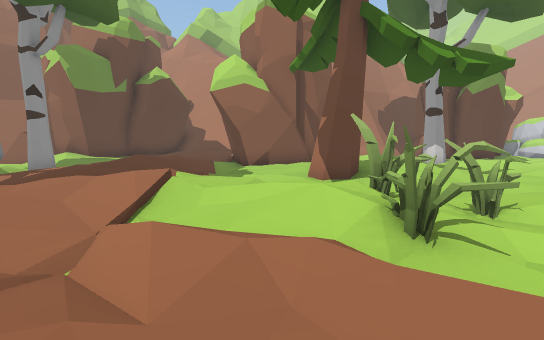
[1] (above)

24 first-person views from a walk through a 3-D level made in the Unity game engine. The camera is 1.5 m above the floor, tilts 6° down and sees 85° across. The floor is counted in squares, 2 m on a side. Each view is taken from the middle of a square. On the plan, view 1 faces up. The plan holds only what a view shows up to about 10 squares ahead; the rest is blank. The place goes on beyond the plan.

[2]
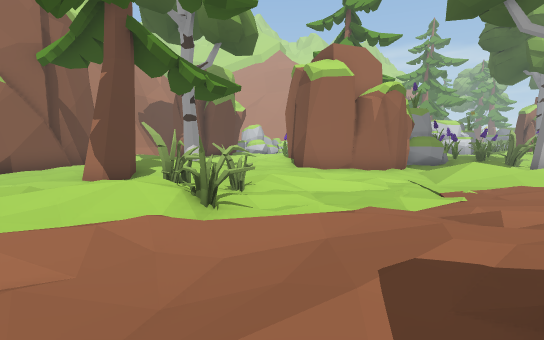

[3]
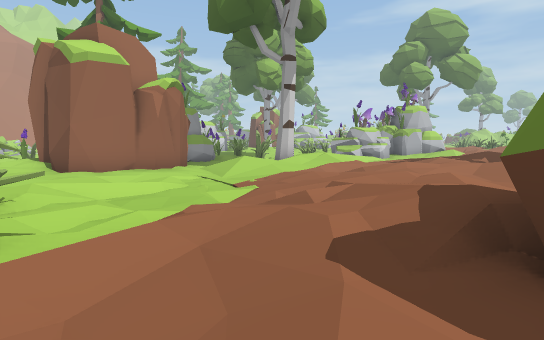

[4]
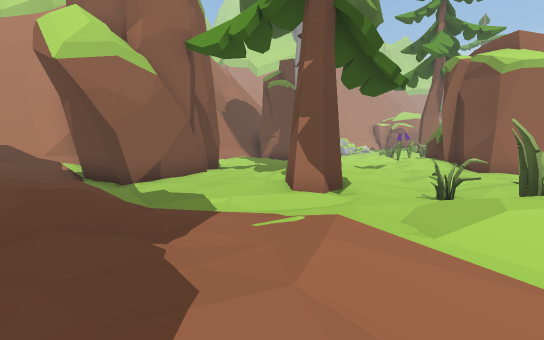

[5]
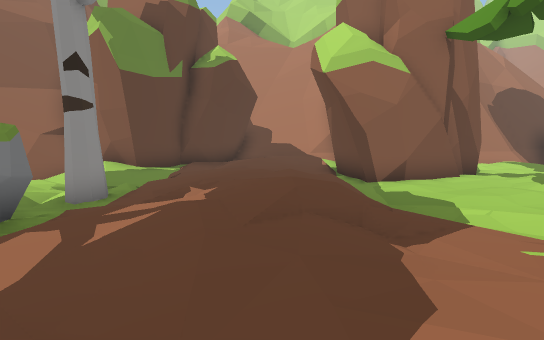

[6]
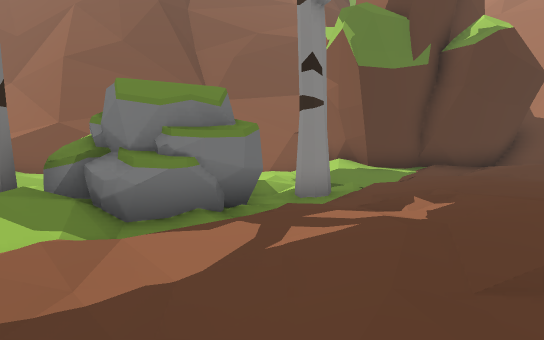

[7]
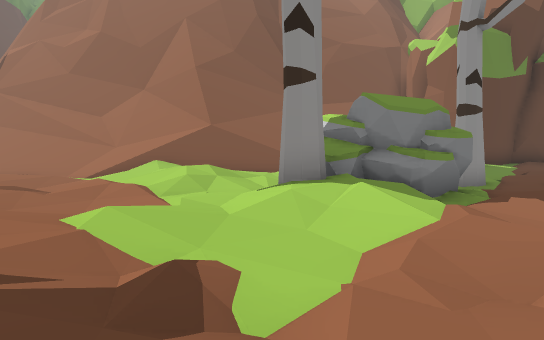

[8]
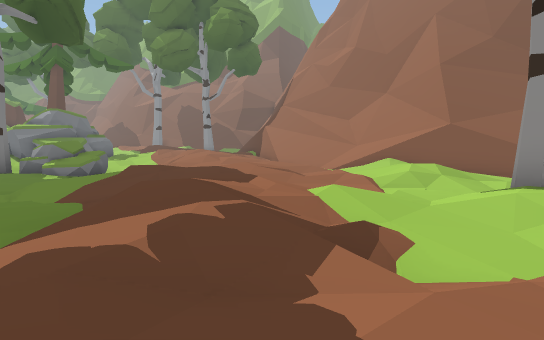

[9]
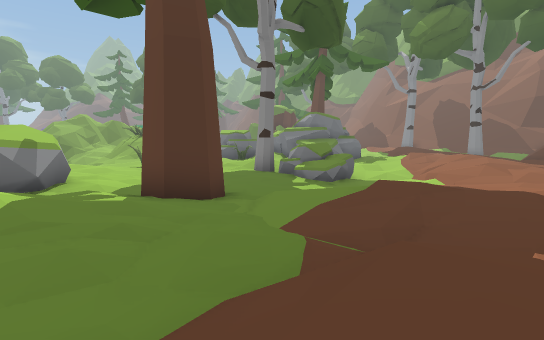

[10]
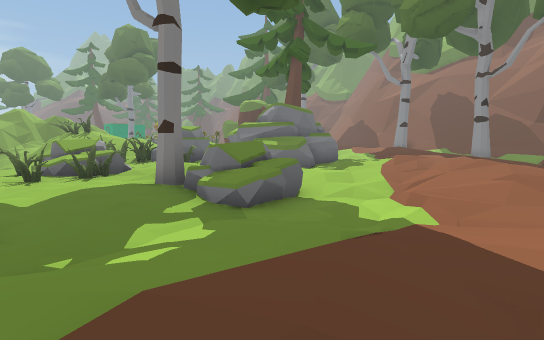

[11]
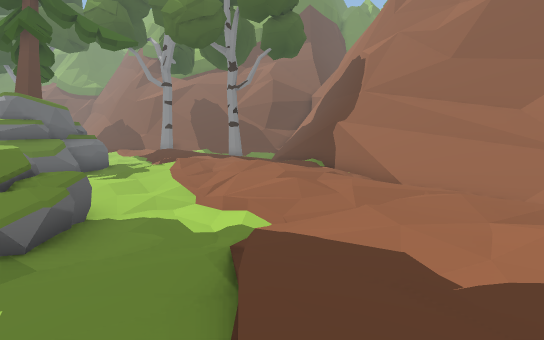

[12]
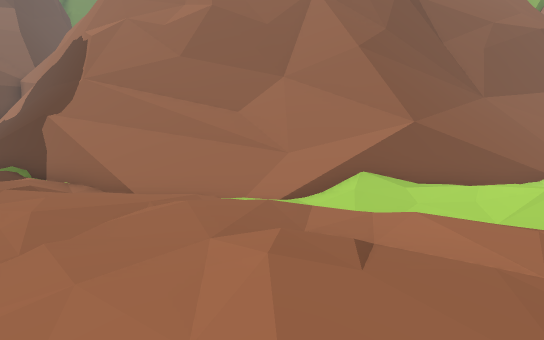

[13]
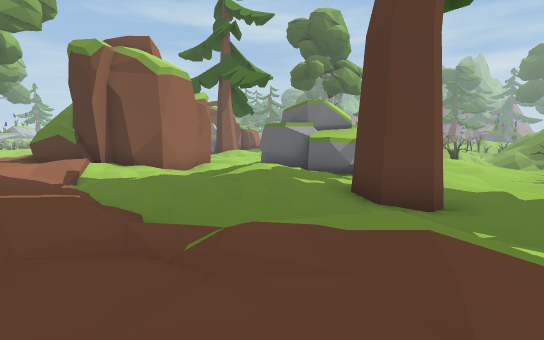

[14]
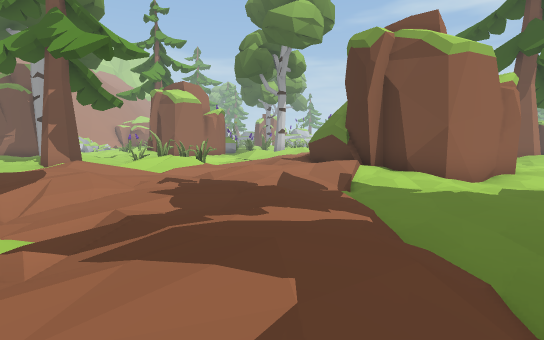

[15]
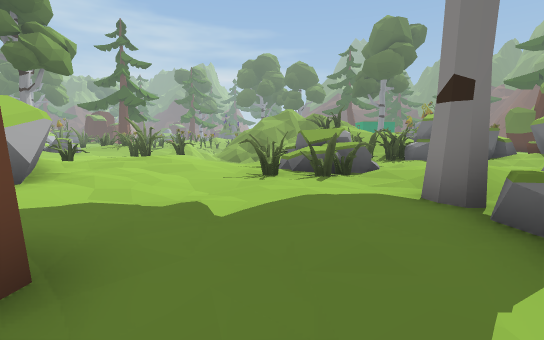

[16]
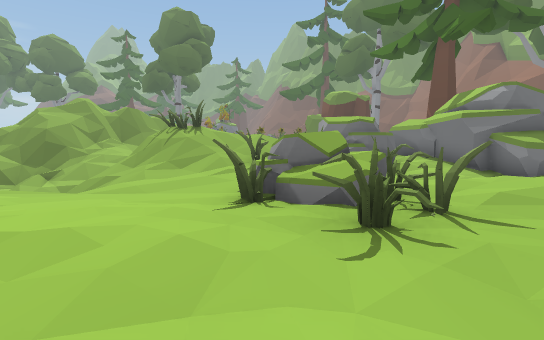

[17]
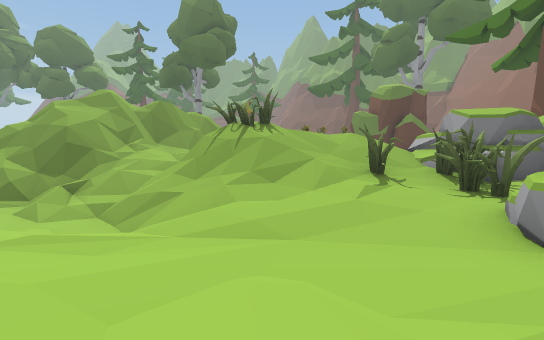

[18]
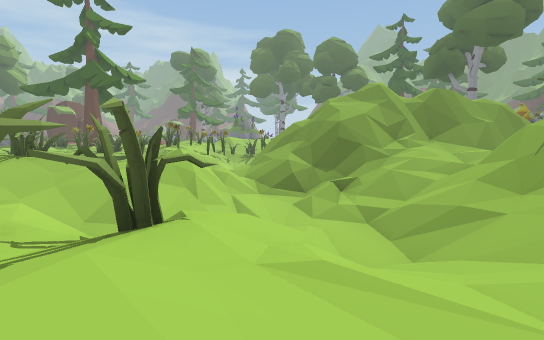

[19]
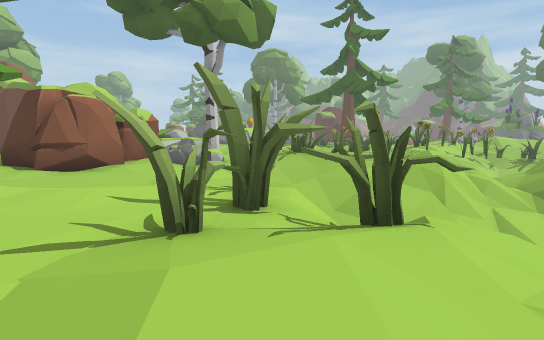

[20]
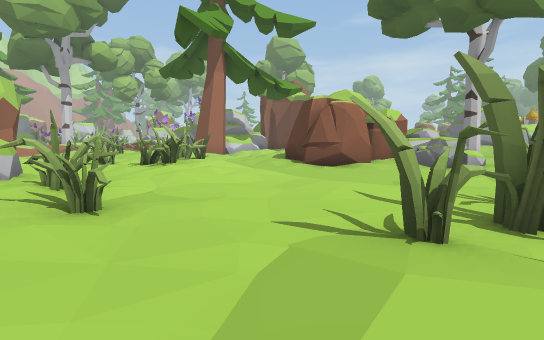

[21]
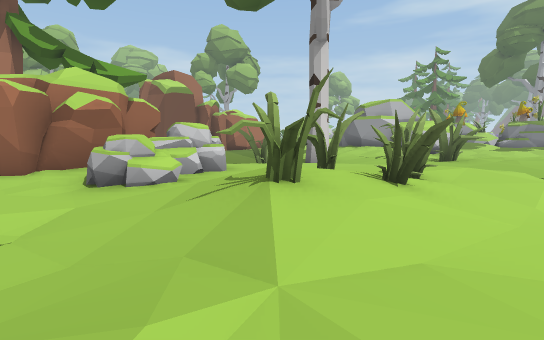

[22]
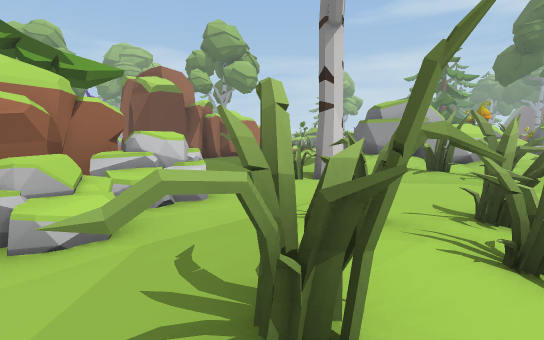

[23]
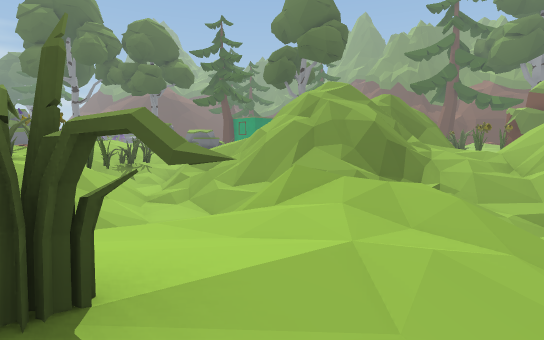

[24]
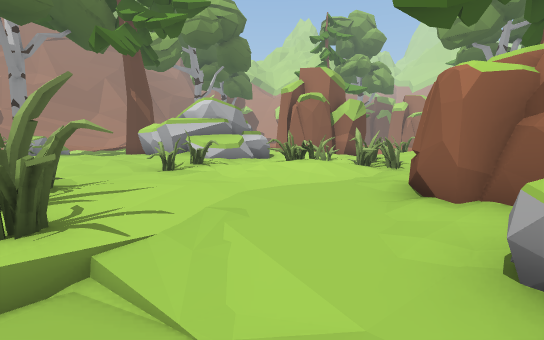

### Floor plan
Key: @ floor where view 1 was taken; # wall or solid block; . main floor; : floor 0.25 m higher than the main floor; - floor 0.25 m lower than the main floor; + floor 0.5 m higher than the main floor; _ floor 0.5 m lower than the main floor; * floor 0.75 m higher than the main floor; < floor 0.75 m lower than the main floor; % floor 1 m higher than the main floor; ( floor 1.5 m lower than the main floor; & floor 2 m higher than the main floor; ! floor 2 m lower than the main floor; $ floor 2.25 m higher than the main floor; / step, stairs or slope; = window, fence, low wall or low ledge; ^ raised ledge; v drop or lower ground; R rock.
Columns run from 22 left of view 1 to 10 right of it. Each row starts with its distance up from view 1.
 18                 ####
 17                 #/ #
 16               ###+ +/
 15               #./++:/
 14          ^^####..:::#  ###
 13           /v//..:+:.####..
 12             .--.:++:/-...:
 11        ^//  ./- :+*//-...:
 10        ^/// ./#./+/+--...+
  9        ^//.   -.//%//....:+:...
  8       ^^#=    #.++%//-..#..../+
  7    ^^^^##..   #.:+*/:...---...#
  6   ^#///v:.//###../*+++...--...#
  5   ^=////:///:#%:::+*/://......#
  4 ^^==#///::*/./::/+*+/.//=#::/.##
  3 ^==##/...:+.:::../+:.:+=/../...#
  2 ^==////../:.:*//+++://:../-----/
  1 ===/.:::/++/**/+++:+/+..:.-----/
  0 //.//++:+*+*+/%**+:+*+@++..../.::
 -1   +/+++:::*+////::.:*****//:+...+
 -2   *%*+:..///:......//###%*+++/.:
 -3    ////-../+..:++:.:##   +*+++/:
 -4  +//-----....:+*/...#    /::+*
 -5  %+.--RRR...#.+% :..#      /+*+/
 -6  ++..-RRR...#.:/   .####      +*
 -7  ....  RR......### :::        /%
 -8  -    .//.....##     :
 -9  ##   ++...-.:#     ..
-10   ##  ::/#...:.    ....:
-11   ##--..#R#.::++#^=..=.+
-12   #/./-RRR#.:++:.#.:=##:
-13   ####..RR#..::.##.##:#.
-14  #######..--.......::/..
-15     ###...-_-...........
-16     ^//#.--__-.#......##
-17      //*/-_</-###.....##
-18      &////////#=##--..###
-19       $=////////=^<-.R#R#
-20       /# /////////_-.RRRR  ..
-21        ##///!!///./....R.#...
-22        /=-/(/!==..+#*/....#
-23        *///=/!//:./++#....#
-24       #=///#=//=//-/##.....
-25      ####=/#=//   //-......:
-26           //==//    /....##.
-27              #=/     -...#..

Positions as (right, up) in squares from view 1, and headings:
1: (0, 0), facing up
2: (-1, -1), facing up-right
3: (-1, 0), facing right
4: (-4, 4), facing up-right
5: (-4, 4), facing up
6: (-4, 5), facing up-left
7: (-6, 1), facing up-left
8: (-5, 1), facing left
9: (-7, 0), facing down-left
10: (-11, -1), facing down-left
11: (-11, -2), facing left
12: (-12, -1), facing up-left
13: (-12, 0), facing down-right
14: (-10, 0), facing right
15: (-12, -4), facing down
16: (-9, -9), facing down-left
17: (-9, -13), facing down-left
18: (-9, -15), facing down
19: (-9, -15), facing down-right
20: (-9, -15), facing right
21: (-6, -22), facing right
22: (-4, -22), facing right
23: (-3, -21), facing down-left
24: (-3, -21), facing up
